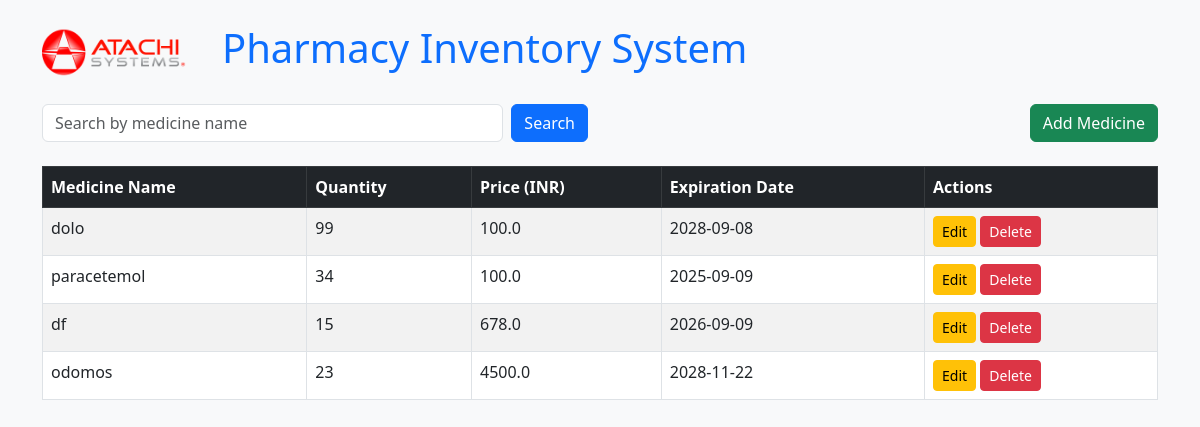
The page / on the database its author committed.
### tables this page shows
CREATE TABLE inventory (
            id TEXT PRIMARY KEY,
            name TEXT NOT NULL,
            quantity INTEGER NOT NULL,
            price REAL NOT NULL,
            expiration_date TEXT NOT NULL
        );

### main.py (the view)
@app.route('/')
def index():
    try:
        conn = get_db()
        cursor = conn.cursor()
        cursor.execute("SELECT * FROM inventory")
        inventory = cursor.fetchall()
        return render_template('index.html', inventory=inventory)
    except Exception as e:
        flash(f"Error fetching data: {e}", "danger")
        return render_template('index.html', inventory=[])

### main.py (called while the page is built)
def get_db():
    conn = sqlite3.connect(DATABASE)
    conn.row_factory = sqlite3.Row
    return conn

### templates/index.html (shortened to what this page needs)
<!DOCTYPE html>
<html lang="en">
<head>
    <link href="https://cdn.jsdelivr.net/npm/bootstrap@5.3.0-alpha1/dist/css/bootstrap.min.css" rel="stylesheet">
</head>
<body>
    <div class="container">
        <div class="d-flex align-items-center my-4">
            <img src="{{ url_for('static', filename='logo.png') }}" alt="Pharmacy Logo" class="logo me-3">
            <h1 class="text-primary">Pharmacy Inventory System</h1>
        </div>
        <div class="row mb-4">
            <div class="col-md-6">
                <form action="{{ url_for('search_medicine') }}" method="POST" class="d-flex">
                    <input type="text" name="search_name" class="form-control" placeholder="Search by medicine name">
                    <button type="submit" class="btn btn-primary ms-2">Search</button>
                </form>
            </div>
            <div class="col-md-6 text-end">
                <a href="{{ url_for('add_medicine') }}" class="btn btn-success">Add Medicine</a>
            </div>
        </div>
        <div class="table-container">
            <table class="table table-bordered table-striped table-hover">
                <thead class="table-dark">
                    <tr>
                        <th>Medicine Name</th>
                        <th>Quantity</th>
                        <th>Price (INR)</th>
                        <th>Expiration Date</th>
                        <th>Actions</th>
                    </tr>
                </thead>
                <tbody>
                    {% for item in inventory %}
                        <tr>
                            <td>{{ item['name'] }}</td>
                            <td>{{ item['quantity'] }}</td>
                            <td>{{ item['price'] }}</td>
                            <td>{{ item['expiration_date'] }}</td>
                            <td>
                                <a href="{{ url_for('edit_medicine', id=item['id']) }}" class="btn btn-warning btn-sm">Edit</a>
                                <a href="{{ url_for('delete_medicine', id=item['id']) }}" class="btn btn-danger btn-sm" onclick="return confirm('Are you sure you want to delete this medicine?');">Delete</a>
                            </td>
                        </tr>
                    {% endfor %}
                </tbody>
            </table>
        </div>
    </div>
</body>
</html>

### templates/index.html (style rules this page uses)
body { background-color: #f8f9fa; }
.table-container { margin-top: 20px; }
.logo { max-height: 50px; padding-right: 20px; }

### rows shown on the page
inventory: name "dolo", quantity "99", price "100.0", expiration_date "2028-09-08"
inventory: name "paracetemol", quantity "34", price "100.0", expiration_date "2025-09-09"
inventory: name "df", quantity "15", price "678.0", expiration_date "2026-09-09"
inventory: name "odomos", quantity "23", price "4500.0", expiration_date "2028-11-22"
